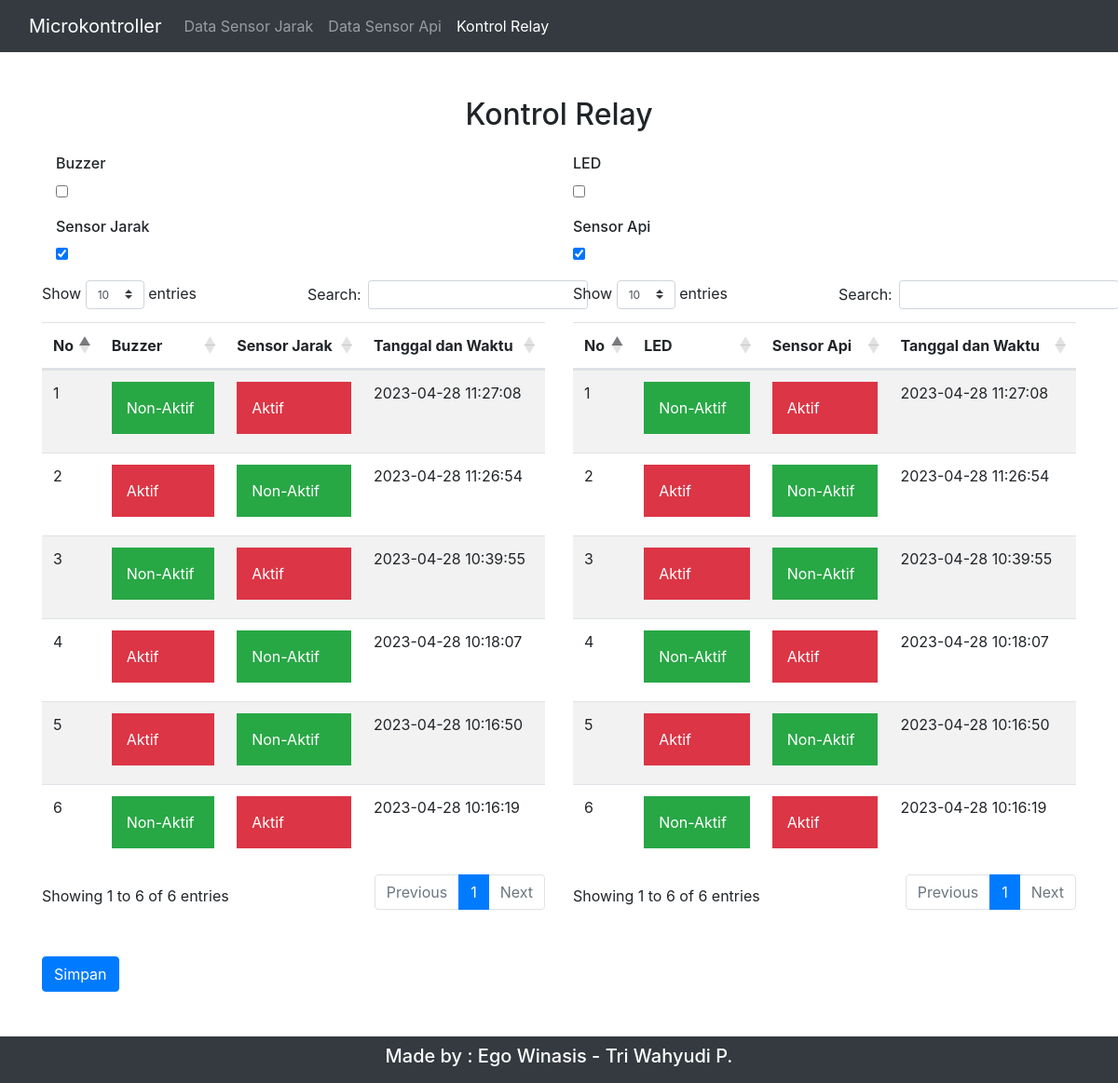
The app's page /index.php/data/kontrol with its own data.
### tables this page shows
CREATE TABLE `relay_satu` (
  `id` int(11) NOT NULL,
  `status` varchar(100) NOT NULL,
  `sensor` varchar(20) NOT NULL,
  `createdAt` timestamp NOT NULL DEFAULT current_timestamp() ON UPDATE current_timestamp()
);

CREATE TABLE `relay_dua` (
  `id` int(11) NOT NULL,
  `status` varchar(100) NOT NULL,
  `sensor` varchar(20) NOT NULL,
  `createdAt` timestamp NOT NULL DEFAULT current_timestamp() ON UPDATE current_timestamp()
);

### application/controllers/Data.php (called while the page is built, shortened)
<?php
class Data extends CI_Controller
{
    function __construct()
    {
        $this->load->helper('url');
    }
    public function kontrol()
    {
        $query = $this->db->query("SELECT * FROM relay_satu ORDER BY createdAt DESC LIMIT 20 ");
        $data['relaySatu'] = $query->result();
        $query = $this->db->query("SELECT * FROM relay_dua ORDER BY createdAt DESC LIMIT 20 ");;
        $data['relayDua'] = $query->result();
        $data['title'] = "Kontrol Relay";
        $this->load->view("v_header", $data);
        $this->load->view("v_kontrol", $data);
        $this->load->view("v_footer", $data);
    }
}

### index.php (called while the page is built, shortened)
<?php
require_once BASEPATH.'core/CodeIgniter.php';

### application/views/v_kontrol.php (the view)
<section>
    <div class="container mt-5 mx-auto">
        <div class="row">
            <div class="col-12 text-center">
                <h2 class="mx-auto">Kontrol Relay</h2>
            </div>
            <div class="col-6">
                <div class="my-3 col-3">
                    <h6>Buzzer</h6>
                    <input type="checkbox" id="buzzer" value="false" data-toggle="toggle" data-onstyle="success">
                </div>
                <div class="my-3 col-3">
                    <h6>Sensor Jarak</h6>
                    <input type="checkbox" id="sensor-jarak" checked="checked" value="true" data-toggle="toggle" data-onstyle="success">
                </div>
                <table class="table table-striped" id="tableRelaySatu">
                    <thead>
                        <tr>
                            <th scope="col">No</th>
                            <th scope="col">Buzzer</th>
                            <th scope="col">Sensor Jarak</th>
                            <th scope="col">Tanggal dan Waktu</th>
                        </tr>
                    </thead>
                    <tbody>
                        <?php $i = 1; ?>
                        <?php foreach ($relaySatu as $isi) : ?>
                            <tr>
                                <td><?= $i++ ?></td>
                                <?php if ($isi->status == "true") : ?>
                                    <td>
                                        <div class="p-3 mb-2 bg-danger text-white">
                                            Aktif
                                        </div>
                                    </td>
                                <?php else : ?>
                                    <td>
                                        <div class="p-3 mb-2 bg-success text-white">
                                            Non-Aktif
                                        </div>
                                    </td>
                                <?php endif ?>
                                <?php if ($isi->sensor == "true") : ?>
                                    <td>
                                        <div class="p-3 mb-2 bg-danger text-white">
                                            Aktif
                                        </div>
                                    </td>
                                <?php else : ?>
                                    <td>
                                        <div class="p-3 mb-2 bg-success text-white">
                                            Non-Aktif
                                        </div>
                                    </td>
                                <?php endif ?>
                                <td><?= $isi->createdAt ?></td>
                            </tr>
                        <?php endforeach ?>
                    </tbody>
                </table>
            </div>
            <div class="col-6">
                <div class="my-3">
                    <h6>LED</h6>
                    <input type="checkbox" id="led" value="false" data-toggle="toggle" data-onstyle="success">
                </div>
                <div class="my-3">
                    <h6>Sensor Api</h6>
                    <input type="checkbox" id="sensor-api" checked value="true" data-toggle="toggle" data-onstyle="success">
                </div>
                <table class="table table-striped" id="tableRelayDua">
                    <thead>
                        <tr>
                            <th scope="col">No</th>
                            <th scope="col">LED</th>
                            <th scope="col">Sensor Api</th>
                            <th scope="col">Tanggal dan Waktu</th>
                        </tr>
                    </thead>
                    <tbody>
                        <?php $i = 1; ?>
                        <?php foreach ($relayDua as $isi) : ?>
                            <tr>
                                <td><?= $i++ ?></td>
                                <?php if ($isi->status == "true") : ?>
                                    <td>
                                        <div class="p-3 mb-2 bg-danger text-white">
                                            Aktif
                                        </div>
                                    </td>
                                <?php else : ?>
                                    <td>
                                        <div class="p-3 mb-2 bg-success text-white">
                                            Non-Aktif
                                        </div>
                                    </td>
                                <?php endif ?>
                                <?php if ($isi->sensor == "true") : ?>
                                    <td>
                                        <div class="p-3 mb-2 bg-danger text-white">
                                            Aktif
                                        </div>
                                    </td>
                                <?php else : ?>
                                    <td>
                                        <div class="p-3 mb-2 bg-success text-white">
                                            Non-Aktif
                                        </div>
                                    </td>
                                <?php endif ?>
                                <td><?= $isi->createdAt ?></td>
                            </tr>
                        <?php endforeach ?>
                    </tbody>
                </table>
            </div>
            <div class="col-12 my-5 pull-right">
                <button type="button" class="btn btn-primary" id="btn-simpan">Simpan</button>
            </div>
        </div>
    </div>
</section>

### application/views/v_header.php (style rules this page uses)
section { min-height: 600px; }

### records on screen
relay_satu: status "Non-Aktif", sensor "Aktif", createdAt "2023-04-28 11:27:08"
relay_satu: status "Aktif", sensor "Non-Aktif", createdAt "2023-04-28 11:26:54"
relay_satu: status "Non-Aktif", sensor "Aktif", createdAt "2023-04-28 10:39:55"
relay_satu: status "Aktif", sensor "Non-Aktif", createdAt "2023-04-28 10:18:07"
relay_satu: status "Aktif", sensor "Non-Aktif", createdAt "2023-04-28 10:16:50"
relay_satu: status "Non-Aktif", sensor "Aktif", createdAt "2023-04-28 10:16:19"
relay_dua: status "Non-Aktif", sensor "Aktif", createdAt "2023-04-28 11:27:08"
relay_dua: status "Aktif", sensor "Non-Aktif", createdAt "2023-04-28 11:26:54"
relay_dua: status "Aktif", sensor "Non-Aktif", createdAt "2023-04-28 10:39:55"
relay_dua: status "Non-Aktif", sensor "Aktif", createdAt "2023-04-28 10:18:07"
relay_dua: status "Aktif", sensor "Non-Aktif", createdAt "2023-04-28 10:16:50"
relay_dua: status "Non-Aktif", sensor "Aktif", createdAt "2023-04-28 10:16:19"
